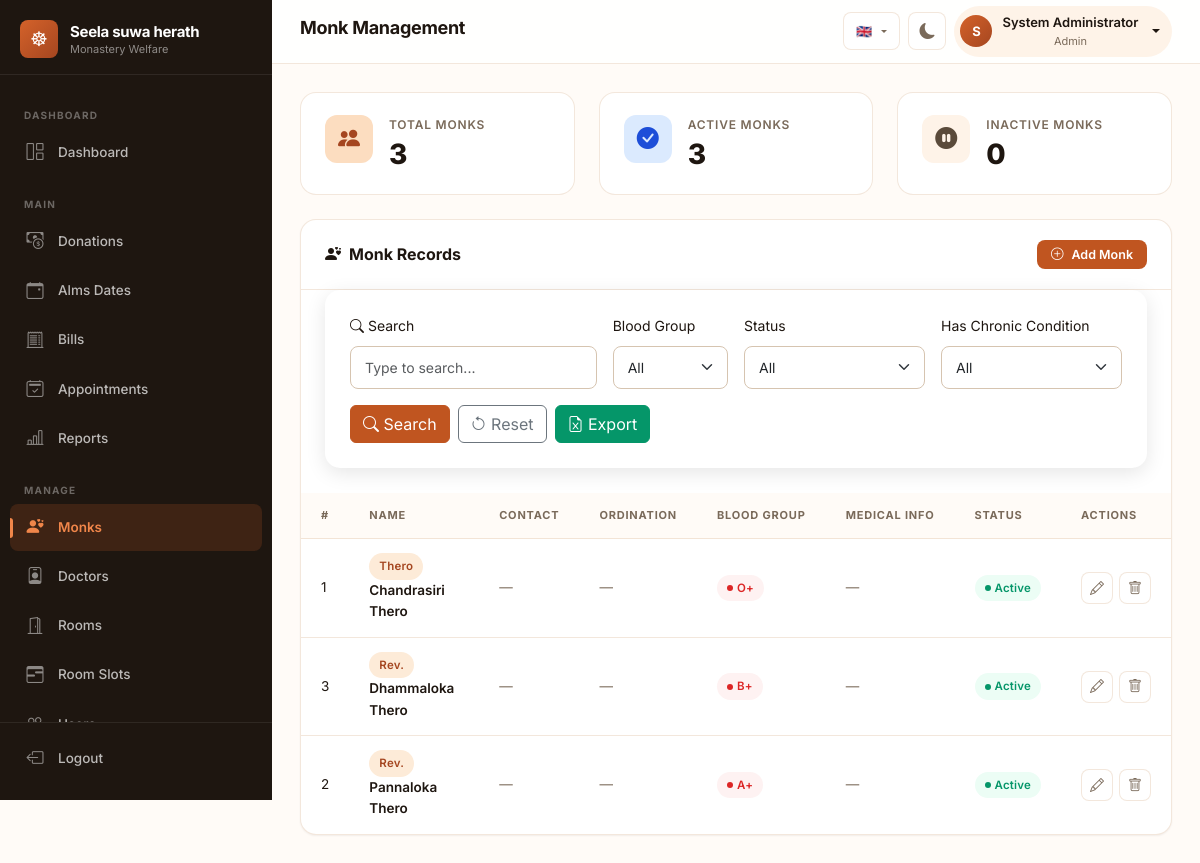
Screenshot of /pages/monk_management.php (signed in) with the database file from the repository.
### tables this page shows
CREATE TABLE monks (
    monk_id INT PRIMARY KEY AUTO_INCREMENT,
    full_name VARCHAR(150) NOT NULL,
    dob DATE,
    title_id INT,
    phone VARCHAR(20),
    emergency_contact VARCHAR(20),
    blood_group VARCHAR(5),
    allergies TEXT,
    chronic_conditions TEXT,
    notes TEXT,
    status ENUM('active', 'inactive') DEFAULT 'active',
    created_at TIMESTAMP DEFAULT CURRENT_TIMESTAMP,
    updated_at TIMESTAMP DEFAULT CURRENT_TIMESTAMP ON UPDATE CURRENT_TIMESTAMP,
    FOREIGN KEY (title_id) REFERENCES titles(title_id) ON DELETE SET NULL,
    INDEX idx_name (full_name),
    INDEX idx_status (status)
);

CREATE TABLE titles (
    title_id INT PRIMARY KEY AUTO_INCREMENT,
    title_name VARCHAR(50) NOT NULL UNIQUE COMMENT 'Ven., Rev., etc.',
    created_at TIMESTAMP DEFAULT CURRENT_TIMESTAMP
);

### pages/monk_management.php (the view, shortened to what this page needs)
<?php
$servername = "localhost";
$username = "root";
$password = "";
$dbname = "monastery_healthcare";
$conn = new mysqli($servername, $username, $password, $dbname);
$userRole = $_SESSION['role_name'] ?? 'Admin';
$isDoctor = ($userRole === 'Doctor');
$canManageMonks = !$isDoctor;
$currentDoctorId = null;
$monks = [];
if ($isDoctor && $currentDoctorId) {
    $result = $conn->query("
        SELECT DISTINCT m.*, t.title_name
        FROM monks m
        JOIN appointments a ON a.monk_id = m.monk_id
        LEFT JOIN titles t ON m.title_id = t.title_id
        WHERE a.doctor_id = " . (int)$currentDoctorId . "
        ORDER BY m.full_name ASC
    ");
} elseif ($isDoctor) {
    $result = $conn->query("SELECT m.*, t.title_name FROM monks m LEFT JOIN titles t ON m.title_id = t.title_id WHERE 1 = 0");
} else {
    $result = $conn->query("
        SELECT m.*, t.title_name
        FROM monks m
        LEFT JOIN titles t ON m.title_id = t.title_id
        ORDER BY m.full_name ASC
    ");
}
if ($result) {
    while ($row = $result->fetch_assoc()) {
        if (!array_key_exists('birth_date', $row)) {
            $row['birth_date'] = $row['dob'] ?? '';
        }
        if (!array_key_exists('ordination_date', $row)) {
            $row['ordination_date'] = '';
        }
        if (!array_key_exists('current_medications', $row)) {
            $row['current_medications'] = '';
        }
        $monks[] = $row;
    }
}
$stats = [];
if ($isDoctor && $currentDoctorId) {
    $stats['total'] = $conn->query("SELECT COUNT(DISTINCT m.monk_id) as count FROM monks m JOIN appointments a ON a.monk_id = m.monk_id WHERE a.doctor_id = " . (int)$currentDoctorId)->fetch_assoc()['count'];
    $stats['active'] = $conn->query("SELECT COUNT(DISTINCT m.monk_id) as count FROM monks m JOIN appointments a ON a.monk_id = m.monk_id WHERE a.doctor_id = " . (int)$currentDoctorId . " AND m.status='active'")->fetch_assoc()['count'];
    $stats['inactive'] = $conn->query("SELECT COUNT(DISTINCT m.monk_id) as count FROM monks m JOIN appointments a ON a.monk_id = m.monk_id WHERE a.doctor_id = " . (int)$currentDoctorId . " AND m.status='inactive'")->fetch_assoc()['count'];
} elseif ($isDoctor) {
    $stats['total'] = 0;
    $stats['active'] = 0;
    $stats['inactive'] = 0;
} else {
    $stats['total'] = $conn->query("SELECT COUNT(*) as count FROM monks")->fetch_assoc()['count'];
    $stats['active'] = $conn->query("SELECT COUNT(*) as count FROM monks WHERE status='active'")->fetch_assoc()['count'];
    $stats['inactive'] = $conn->query("SELECT COUNT(*) as count FROM monks WHERE status='inactive'")->fetch_assoc()['count'];
}
?>
<!DOCTYPE html>
<html lang="en">
<head>    <meta charset="UTF-8">
    <link href="https://cdn.jsdelivr.net/npm/bootstrap@5.3.3/dist/css/bootstrap.min.css" rel="stylesheet">
    <link rel="stylesheet" href="https://cdn.jsdelivr.net/npm/bootstrap-icons@1.11.1/font/bootstrap-icons.css">
</head>
<body>
<?php include ROOT_PATH . 'includes/navbar.php'; ?>
    <div class="row g-4 mb-4">
        <div class="col-xl-4 col-md-6">
            <div class="stat-card" style="--stat-color: var(--primary-500);">
                <div class="stat-icon emerald"><i class="bi bi-people-fill"></i></div>
                <div class="stat-info">
                    <div class="stat-label">Total Monks</div>
                    <div class="stat-value"><?= $stats['total'] ?></div>
                </div>
            </div>
        </div>
        <div class="col-xl-4 col-md-6">
            <div class="stat-card" style="--stat-color: #f97316;">
                <div class="stat-icon blue"><i class="bi bi-check-circle-fill"></i></div>
                <div class="stat-info">
                    <div class="stat-label">Active Monks</div>
                    <div class="stat-value"><?= $stats['active'] ?></div>
                </div>
            </div>
        </div>
        <div class="col-xl-4 col-md-6">
            <div class="stat-card" style="--stat-color: #64748b;">
                <div class="stat-icon slate"><i class="bi bi-pause-circle-fill"></i></div>
                <div class="stat-info">
                    <div class="stat-label">Inactive Monks</div>
                    <div class="stat-value"><?= $stats['inactive'] ?></div>
                </div>
            </div>
        </div>
    </div>
    <div class="modern-table-wrapper">
        <div class="modern-table-header">
            <h5><i class="bi bi-person-hearts me-2"></i><?= $isDoctor ? 'My Patients' : 'Monk Records' ?></h5>
            <div style="display:flex;gap:10px;align-items:center;">
                <?php if ($canManageMonks): ?>
                <button class="btn-modern btn-primary-modern btn-sm-modern" data-bs-toggle="modal" data-bs-target="#addModal">
                    <i class="bi bi-plus-circle"></i> Add Monk
                </button>
                <?php endif; ?>
            </div>
        </div>
        <div id="advanced-search" data-type="monks" style="padding:0 24px;"></div>
        <div class="table-responsive-modern">
            <table class="modern-table" id="monks-list">
                <thead>
                    <tr>
                        <th>#</th>
                        <th>Name</th>
                        <th>Contact</th>
                        <th>Ordination</th>
                        <th>Blood Group</th>
                        <th>Medical Info</th>
                        <th>Status</th>
                        <?php if ($canManageMonks): ?><th>Actions</th><?php endif; ?>
                    </tr>
                </thead>
                <tbody>
                    <?php if (count($monks) > 0): ?>
                        <?php foreach ($monks as $monk): ?>
                            <tr>
                                <td><?= $monk['monk_id'] ?></td>
                                <td>
                                    <div style="font-weight:600;">
                                        <?php if ($monk['title_name']): ?>
                                            <span class="badge-modern badge-primary"><?= htmlspecialchars($monk['title_name']) ?></span>
                                        <?php endif; ?>
                                        <?= htmlspecialchars($monk['full_name']) ?>
                                    </div>
                                </td>
                                <td>
                                    <?php if (empty($monk['phone']) && empty($monk['emergency_contact'])): ?>
                                        <span style="color:var(--text-secondary);">—</span>
                                    <?php endif; ?>
                                </td>
                                <td>
                                    <?php if (!empty($monk['ordination_date'])): ?>
                                        <?= date('M d, Y', strtotime($monk['ordination_date'])) ?>
                                    <?php else: ?>
                                        <span style="color:var(--text-secondary);">—</span>
                                    <?php endif; ?>
                                </td>
                                <td>
                                    <?php if ($monk['blood_group']): ?>
                                        <span class="badge-modern badge-danger badge-dot"><?= htmlspecialchars($monk['blood_group']) ?></span>
                                    <?php else: ?>
                                        <span style="color:var(--text-secondary);">—</span>
                                    <?php endif; ?>
                                </td>
                                <td>
                                    <?php
                                    $has_medical = !empty($monk['allergies']) || !empty($monk['chronic_conditions']) || !empty($monk['current_medications']);
                                    if ($has_medical):
                                        $medical_parts = [];
                                        if (!empty($monk['allergies'])) $medical_parts[] = '<b>Allergies:</b> ' . htmlspecialchars($monk['allergies']);
                                        if (!empty($monk['chronic_conditions'])) $medical_parts[] = '<b>Conditions:</b> ' . htmlspecialchars($monk['chronic_conditions']);
                                        if (!empty($monk['current_medications'])) $medical_parts[] = '<b>Medications:</b> ' . htmlspecialchars($monk['current_medications']);
                                        $medical_html = implode('<br>', $medical_parts);
                                    ?>
                                        <button type="button" class="btn-icon" data-bs-toggle="popover" data-bs-html="true" data-bs-trigger="hover focus" title="Medical Information" data-bs-content="<?= htmlspecialchars($medical_html) ?>">
                                            <i class="bi bi-heart-pulse" style="color:var(--danger);"></i>
                                        </button>
                                    <?php else: ?>
                                        <span style="color:var(--text-secondary);">—</span>
                                    <?php endif; ?>
                                </td>
                                <td>
                                    <?php $status_badge = $monk['status'] == 'active' ? 'badge-success' : 'badge-neutral'; ?>
                                    <span class="badge-modern <?= $status_badge ?> badge-dot"><?= ucfirst($monk['status']) ?></span>
                                </td>
                                <?php if ($canManageMonks): ?>
                                <td>
                                    <div class="table-actions" style="display:flex;gap:6px;">
                                        <button class="btn-icon" onclick="editMonk(<?= htmlspecialchars(json_encode($monk)) ?>)" title="Edit">
                                            <i class="bi bi-pencil"></i>
                                        </button>
                                        <form method="POST" style="display:inline;" onsubmit="return confirm('Delete this monk record?')">
                                            <button type="submit" class="btn-icon danger" title="Delete">
                                                <i class="bi bi-trash"></i>
                                            </button>
                                        </form>
                                    </div>
                                </td>
                                <?php endif; ?>
                            </tr>
                        <?php endforeach; ?>
                    <?php endif; ?>
                </tbody>
            </table>
        </div>
    </div>
<?php include ROOT_PATH . 'includes/footer.php'; ?>
</body>
</html>

### rows the page displays
monks: monk_id "1", title.title_name "Thero", full_name "Chandrasiri Thero", blood_group "O+", status "Active"
monks: monk_id "3", title.title_name "Rev.", full_name "Dhammaloka Thero", blood_group "B+", status "Active"
monks: monk_id "2", title.title_name "Rev.", full_name "Pannaloka Thero", blood_group "A+", status "Active"

### other values shown
__('dashboard') "DASHBOARD"
__('dashboard') "Dashboard"
__('donations') "Donations"
__('bills') "Bills"
__('appointments') "Appointments"
__('reports') "Reports"
__('manage') "MANAGE"
__('monks') "Monks"
__('doctors') "Doctors"
__('rooms') "Rooms"
__('room_slots') "Room Slots"
__('logout') "Logout"
$pageTitle "Monk Management"
$userInitial "S"
$userName "System Administrator"
